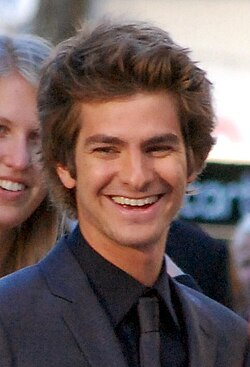
#> input picture temp_andrew.jpg, 250 x 367 px; its folder holds only this picture in this run
$ python -i screen_replay_analysis.py   (imports and definitions only)   (older library calls are emulated)
#> lines starting #> are read from the running program, lines starting #| are printed output that depends on the picture; after the words box and inside, x2 and y2 are one past the last pixel; in counts of white or black regions, pixels touching at a corner belong together
### backend/screen_frame_detection.py
"""
Full-frame cues for phone / monitor replay at selfie capture (POST /match only).
Does not run during liveness stream — avoids window-light false positives.
"""
from __future__ import annotations

import os
from typing import Tuple

import cv2
import numpy as np


def _f(name: str, default: float) -> float:
    try:
        return float(os.getenv(name, str(default)))
    except (TypeError, ValueError):
        return default


BEZEL_SIDE_FRAC = _f("MATCH_BEZEL_SIDE_FRAC", 0.075)
BEZEL_DARK_RATIO = _f("MATCH_BEZEL_DARK_RATIO", 0.72)
BEZEL_ABS_DARK = _f("MATCH_BEZEL_ABS_DARK", 88.0)


def detect_phone_frame_bezels(img_bgr: np.ndarray) -> float:
    """
    Score 0..1 when dark vertical bands (phone bezels) flank a brighter center — typical
    photo-of-phone composition. Ignores pure window glare (no symmetric side bands).
    """
    if img_bgr is None or img_bgr.size == 0:
        return 0.0
    h, w = img_bgr.shape[:2]
    if w < 80 or h < 80:
        return 0.0

    gray = cv2.cvtColor(img_bgr, cv2.COLOR_BGR2GRAY)
    mx = max(4, int(w * BEZEL_SIDE_FRAC))
    my = max(3, int(h * 0.04))

    left = gray[:, :mx]
    right = gray[:, w - mx :]
    center = gray[my : h - my, mx : w - mx]
    if center.size == 0:
        return 0.0

    left_m = float(np.mean(left))
    right_m = float(np.mean(right))
    center_m = float(np.mean(center))

    side_dark_rel = (
        left_m < center_m * BEZEL_DARK_RATIO and right_m < center_m * BEZEL_DARK_RATIO
    )
    side_dark_abs = left_m < BEZEL_ABS_DARK and right_m < BEZEL_ABS_DARK
    if not (side_dark_rel or side_dark_abs):
        return 0.0

    # Uniform dark bands (plastic bezel) vs noisy shadows
    left_std = float(np.std(left))
    right_std = float(np.std(right))
    uniform = left_std < 42.0 and right_std < 42.0

    contrast = max(0.0, (center_m - min(left_m, right_m)) / (center_m + 1e-6))
    score = 0.35
    if side_dark_rel:
        score += 0.25 * min(1.0, contrast / 0.35)
    if side_dark_abs:
        score += 0.20
    if uniform:
        score += 0.15
    if contrast > 0.45:
        score += 0.10

    return float(min(1.0, score))


def detect_fullframe_screen_border(img_bgr: np.ndarray) -> float:
    """
    Rectangular bright region inset in frame (monitor / phone screen area).
    """
    if img_bgr is None or img_bgr.size == 0:
        return 0.0
    h, w = img_bgr.shape[:2]
    gray = cv2.cvtColor(img_bgr, cv2.COLOR_BGR2GRAY)
    edges = cv2.Canny(gray, 40, 120)
    margin = int(min(h, w) * 0.04)
    border_band = np.zeros_like(edges)
    border_band[:margin, :] = 255
    border_band[h - margin :, :] = 255
    border_band[:, :margin] = 255
    border_band[:, w - margin :] = 255
    inner = edges[margin : h - margin, margin : w - margin]
    if inner.size == 0:
        return 0.0
    inner_density = float(np.mean(inner > 0))
    outer_density = float(np.mean((edges > 0) & (border_band > 0))) if np.any(border_band) else 0.0
    if inner_density < 0.02 or outer_density < 0.01:
        return 0.0
    ratio = inner_density / (outer_density + 1e-6)
    if ratio < 1.2:
        return 0.0
    return float(min(1.0, 0.25 + 0.35 * min(2.5, ratio - 1.0)))


def analyze_match_frame_context(img_bgr: np.ndarray) -> Tuple[float, float]:
    """Returns (bezel_score, screen_border_score) in 0..1."""
    b = detect_phone_frame_bezels(img_bgr)
    s = detect_fullframe_screen_border(img_bgr)
    return b, s

### backend/spoof_scoring.py
"""
Weighted multi-signal presentation-attack (PAD) scoring.

Reflection/glare never rejects alone: glare-related contributions are capped and
down-weighted when classified as natural skin / forehead highlights.
"""
from __future__ import annotations

import os
from typing import Any, Dict, List, Optional, Tuple

import cv2
import numpy as np

from device_filter import phones_in_devices, screen_physical_replay_cues

# Import image heuristics from face_detection after its module init (no cycle if face_detection
# only imports this lazily from compute_passive_liveness).
from face_detection import (
    detect_scanline_artifacts,
    detect_peak_saturation,
    detect_specular_highlights,
    check_emissive_uniformity,
    check_screen_edges,
    compute_color_diversity,
    get_face_roi,
    compute_rtc_compression_score,
    compute_sensor_authenticity,
    analyze_eye_reflections,
    detect_display_refresh_rate,
    normalize_for_pad_analysis,
    signal_subpixel_grid,
    signal_rgb_channel_lock,
    analyze_high_brightness_screen_attack,
)


# [53 lines left out: functions _f, _i, load_spoof_weights, load_thresholds, not called in this run]


DISPLAY_IMAGING_KEYS = (
    "moire",
    "high_brightness_screen",
    "pixel_grid",
    "texture_degraded",
    "screen_border",
    "flat_plane",
    "device_replay",
)

WEAK_GLARE_TRIGGERS = frozenset({"reflection", "rectangular_glare", "flicker"})


# [236 lines left out: functions count_display_imaging_signals, has_display_attack_corroboration, is_display_related_spoof_trigger, classify_reflection, rectangular_glare_strength, not called in this run]


def signal_moire(gray: np.ndarray) -> float:
    rows, cols = gray.shape
    if rows < 8 or cols < 8:
        return 0.0
    dft = np.fft.fft2(gray)
    dft_shift = np.fft.fftshift(dft)
    magnitude = 20 * np.log(np.abs(dft_shift) + 1)
    crow, ccol = rows // 2, cols // 2
    mask = np.ones((rows, cols), np.uint8)
    r = int(min(rows, cols) * 0.15)
    mask[crow - r : crow + r, ccol - r : ccol + r] = 0
    high_freq = magnitude * mask
    freq_score = float(np.mean(high_freq[high_freq > 0])) if np.any(high_freq > 0) else 0.0
    max_peak = float(np.max(high_freq)) if high_freq.size else 0.0
    peak_to_mean = max_peak / (freq_score + 1e-6)
    # Normalize to 0–1
    s = min(1.0, max(0.0, (peak_to_mean - 1.4) / 2.2))
    s = max(s, min(1.0, (freq_score / 120.0)))
    return float(s)


# [638 lines left out: functions signal_texture_degraded, signal_screen_border, signal_flicker, signal_bg_uniform_motion, signal_flat_plane, signal_perspective and 7 more, not called in this run]


def downsample_gray(img_bgr: np.ndarray, size: int = 64) -> np.ndarray:
    g = cv2.cvtColor(img_bgr, cv2.COLOR_BGR2GRAY)
    return cv2.resize(g, (size, size), interpolation=cv2.INTER_AREA)

### backend/screen_replay_analysis.py
"""
Full-frame digital screen / phone replay analysis for POST /match selfies.

Normalizes via PNG, samples a 3×3 grid at multiple scales, and fuses moiré, blur,
banding, bezel, and lighting-uniformity cues before a single replay verdict.
"""
from __future__ import annotations

import os
from typing import Any, Dict, List, Optional, Tuple

import cv2
import numpy as np

from screen_frame_detection import (
    analyze_match_frame_context,
    detect_fullframe_screen_border,
    detect_phone_frame_bezels,
)
from spoof_scoring import signal_moire


def _f(name: str, default: float) -> float:
    try:
        return float(os.getenv(name, str(default)))
    except (TypeError, ValueError):
        return default


MATCH_FULLFRAME_HARD_REJECT = _f("MATCH_FULLFRAME_HARD_REJECT", 0.58)
MATCH_FULLFRAME_SCREEN_REPLAY = _f("MATCH_FULLFRAME_SCREEN_REPLAY", 0.50)
MATCH_FULLFRAME_MIN_SIGNALS = int(_f("MATCH_FULLFRAME_MIN_SIGNALS", 2))

STRUCTURAL_FULLFRAME_SIGNALS = frozenset({
    "phone_bezel",
    "screen_border",
    "scanline_banding",
    "blur_plus_moire",
    "soft_face_on_screen",
})

# Visible phone/monitor frame — reliable replay cue; artifact signals alone false-positive on webcam.
PHYSICAL_FULLFRAME_SIGNALS = frozenset({
    "phone_bezel",
    "screen_border",
})

ARTIFACT_FULLFRAME_SIGNALS = frozenset({
    "scanline_banding",
    "blur_plus_moire",
    "soft_face_on_screen",
})

SOFT_FULLFRAME_SIGNALS = frozenset({
    "moire",
    "multi_region_moire",
    "flat_panel_lighting",
    "flat_regions",
})


def has_structural_fullframe_signals(signals) -> bool:
    return bool(set(signals or []) & STRUCTURAL_FULLFRAME_SIGNALS)


def has_physical_fullframe_signals(signals) -> bool:
    return bool(set(signals or []) & PHYSICAL_FULLFRAME_SIGNALS)


def has_artifact_fullframe_signals(signals) -> bool:
    return bool(set(signals or []) & ARTIFACT_FULLFRAME_SIGNALS)


def normalize_via_png(img_bgr: np.ndarray) -> np.ndarray:
    """Decode/encode PNG cycle — stabilizes compression artifacts for analysis."""
    if img_bgr is None or img_bgr.size == 0:
        return img_bgr
    ok, buf = cv2.imencode(".png", img_bgr)
    if not ok:
        return img_bgr
    arr = np.frombuffer(buf, dtype=np.uint8)
    decoded = cv2.imdecode(arr, cv2.IMREAD_COLOR)
    return decoded if decoded is not None else img_bgr


def _resize_max_side(img: np.ndarray, max_side: int) -> np.ndarray:
    h, w = img.shape[:2]
    if max(h, w) <= max_side:
        return img
    scale = max_side / float(max(h, w))
    return cv2.resize(
        img,
        (max(8, int(w * scale)), max(8, int(h * scale))),
        interpolation=cv2.INTER_AREA,
    )


def _laplacian_variance(gray: np.ndarray) -> float:
    if gray is None or gray.size == 0:
        return 0.0
    return float(cv2.Laplacian(gray, cv2.CV_64F).var())


def _horizontal_banding_score(gray: np.ndarray) -> float:
    """Periodic horizontal rows — LCD/OLED refresh on photographed screens."""
    if gray is None or gray.size == 0 or gray.shape[0] < 16:
        return 0.0
    small = cv2.resize(gray, (min(256, gray.shape[1]), min(128, gray.shape[0])))
    row_means = np.mean(small.astype(np.float32), axis=1)
    if row_means.size < 8:
        return 0.0
    d = np.diff(row_means)
    if d.size < 4:
        return 0.0
    spec = np.abs(np.fft.rfft(d))
    if spec.size < 3:
        return 0.0
    spec[0] = 0.0
    peak = float(np.max(spec))
    mean = float(np.mean(spec) + 1e-6)
    ratio = peak / mean
    return float(min(1.0, max(0.0, (ratio - 2.8) / 4.5)))


def _region_flat_light_score(gray: np.ndarray) -> float:
    """Emissive flat panels: very low local contrast + mid-high brightness."""
    if gray is None or gray.size == 0:
        return 0.0
    mean_b = float(np.mean(gray))
    std_b = float(np.std(gray))
    if std_b > 38.0:
        return 0.0
    flat = max(0.0, (32.0 - std_b) / 32.0)
    bright = min(1.0, max(0.0, (mean_b - 70.0) / 120.0))
    return float(min(1.0, flat * (0.45 + 0.55 * bright)))


def _analyze_patch(gray: np.ndarray) -> Dict[str, float]:
    if gray is None or gray.size == 0:
        return {"moire": 0.0, "blur_low": 0.0, "banding": 0.0, "flat_light": 0.0}
    lap = _laplacian_variance(gray)
    blur_low = float(min(1.0, max(0.0, (180.0 - lap) / 180.0)))
    return {
        "moire": signal_moire(gray),
        "blur_low": blur_low,
        "banding": _horizontal_banding_score(gray),
        "flat_light": _region_flat_light_score(gray),
    }


def _grid_region_scores(img_bgr: np.ndarray, rows: int = 3, cols: int = 3) -> List[Dict[str, float]]:
    h, w = img_bgr.shape[:2]
    out: List[Dict[str, float]] = []
    for ri in range(rows):
        for ci in range(cols):
            y1 = int(h * ri / rows)
            y2 = int(h * (ri + 1) / rows)
            x1 = int(w * ci / cols)
            x2 = int(w * (ci + 1) / cols)
            patch = img_bgr[y1:y2, x1:x2]
            if patch.size == 0:
                continue
            gray = cv2.cvtColor(patch, cv2.COLOR_BGR2GRAY)
            out.append(_analyze_patch(gray))
    return out


def _aggregate_regions(regions: List[Dict[str, float]]) -> Dict[str, float]:
    if not regions:
        return {"moire_max": 0.0, "moire_mean": 0.0, "blur_mean": 0.0, "banding_max": 0.0, "flat_mean": 0.0}
    moires = [r["moire"] for r in regions]
    blurs = [r["blur_low"] for r in regions]
    bands = [r["banding"] for r in regions]
    flats = [r["flat_light"] for r in regions]
    return {
        "moire_max": float(max(moires)),
        "moire_mean": float(np.mean(moires)),
        "blur_mean": float(np.mean(blurs)),
        "banding_max": float(max(bands)),
        "flat_mean": float(np.mean(flats)),
        "moire_regions_high": float(sum(1 for m in moires if m >= 0.26) / len(moires)),
        "banding_regions_high": float(sum(1 for b in bands if b >= 0.28) / len(bands)),
    }


def _lighting_uniformity(img_bgr: np.ndarray) -> float:
    """Screens: similar brightness across corners vs center (unlike natural room light)."""
    h, w = img_bgr.shape[:2]
    gray = cv2.cvtColor(img_bgr, cv2.COLOR_BGR2GRAY)
    means = []
    for (y1f, y2f, x1f, x2f) in (
        (0.0, 0.33, 0.0, 0.33),
        (0.0, 0.33, 0.67, 1.0),
        (0.67, 1.0, 0.0, 0.33),
        (0.67, 1.0, 0.67, 1.0),
        (0.33, 0.67, 0.33, 0.67),
    ):
        y1, y2 = int(h * y1f), int(h * y2f)
        x1, x2 = int(w * x1f), int(w * x2f)
        patch = gray[y1:y2, x1:x2]
        if patch.size:
            means.append(float(np.mean(patch)))
    if len(means) < 3:
        return 0.0
    spread = float(np.std(means))
    # Very uniform across quadrants → likely flat display
    if spread < 12.0:
        return float(min(1.0, (14.0 - spread) / 14.0))
    return 0.0


def analyze_fullframe_screen_replay(
    img_bgr: np.ndarray,
    *,
    face_bbox: Optional[Tuple[int, int, int, int]] = None,
) -> Dict[str, Any]:
    """
    Multi-angle full-frame screen replay analysis.
    Returns scores 0..1 and a fused replay_likelihood for match security.
    """
    empty: Dict[str, Any] = {
        "replay_likelihood": 0.0,
        "signal_count": 0,
        "signals": [],
        "bezel_score": 0.0,
        "screen_border_score": 0.0,
    }
    if img_bgr is None or img_bgr.size == 0:
        return empty

    normalized = normalize_via_png(img_bgr)
    work = _resize_max_side(normalized, 720)

    bezel, border = analyze_match_frame_context(work)
    scales: List[Dict[str, float]] = []
    for max_side in (720, 480, 320):
        scaled = _resize_max_side(normalized, max_side)
        regions = _grid_region_scores(scaled, 3, 3)
        agg = _aggregate_regions(regions)
        agg["scale"] = float(max_side)
        scales.append(agg)

    best = scales[0] if scales else {}
    for s in scales[1:]:
        for key in ("moire_max", "moire_mean", "banding_max", "blur_mean", "flat_mean"):
            best[key] = max(float(best.get(key, 0)), float(s.get(key, 0)))

    gray_full = cv2.cvtColor(work, cv2.COLOR_BGR2GRAY)
    global_moire = signal_moire(gray_full)
    global_banding = _horizontal_banding_score(gray_full)
    global_blur = float(min(1.0, max(0.0, (200.0 - _laplacian_variance(gray_full)) / 200.0)))
    light_uniform = _lighting_uniformity(work)

    face_blur = 0.0
    if face_bbox:
        fx, fy, fw, fh = face_bbox
        h, w = work.shape[:2]
        x1, y1 = max(0, fx), max(0, fy)
        x2, y2 = min(w, fx + fw), min(h, fy + fh)
        face_gray = gray_full[y1:y2, x1:x2]
        if face_gray.size > 0:
            face_lap = _laplacian_variance(face_gray)
            frame_lap = _laplacian_variance(gray_full) + 1e-6
            # Face softer than frame — common when face is on a phone screen in photo
            if face_lap < frame_lap * 0.72:
                face_blur = float(min(1.0, (frame_lap * 0.72 - face_lap) / (frame_lap * 0.5 + 1e-6)))

    signals: List[str] = []
    if global_moire >= 0.24 or float(best.get("moire_max", 0)) >= 0.28:
        signals.append("moire")
    if float(best.get("moire_regions_high", 0)) >= 0.44:
        signals.append("multi_region_moire")
    if global_banding >= 0.36 or float(best.get("banding_max", 0)) >= 0.40:
        signals.append("scanline_banding")
    if bezel >= 0.26:
        signals.append("phone_bezel")
    if border >= 0.24:
        signals.append("screen_border")
    if global_blur >= 0.45 and global_moire >= 0.28:
        signals.append("blur_plus_moire")
    if face_blur >= 0.48 and global_moire >= 0.26:
        signals.append("soft_face_on_screen")
    if light_uniform >= 0.42:
        signals.append("flat_panel_lighting")
    if float(best.get("flat_mean", 0)) >= 0.40:
        signals.append("flat_regions")

    replay_likelihood = (
        0.10 * max(global_moire, float(best.get("moire_max", 0)))
        + 0.08 * float(best.get("moire_mean", 0))
        + 0.14 * max(global_banding, float(best.get("banding_max", 0)))
        + 0.18 * bezel
        + 0.14 * border
        + 0.06 * global_blur
        + 0.12 * face_blur
        + 0.04 * light_uniform
    )
    struct_count = len(signals)
    if has_structural_fullframe_signals(signals):
        replay_likelihood += 0.08 * struct_count
    elif struct_count >= 2:
        replay_likelihood += 0.03 * (struct_count - 1)
    replay_likelihood = float(min(1.0, replay_likelihood))

    return {
        "replay_likelihood": replay_likelihood,
        "signal_count": len(signals),
        "signals": signals,
        "bezel_score": bezel,
        "screen_border_score": border,
        "global_moire": round(global_moire, 3),
        "global_banding": round(global_banding, 3),
        "global_blur": round(global_blur, 3),
        "face_blur": round(face_blur, 3),
        "light_uniformity": round(light_uniform, 3),
        "region_moire_max": round(float(best.get("moire_max", 0)), 3),
        "region_moire_mean": round(float(best.get("moire_mean", 0)), 3),
        "scales_analyzed": [int(s.get("scale", 0)) for s in scales],
    }


# [41 lines left out: function is_fullframe_screen_replay, not called in this run]

>>> import cv2
>>> picture = cv2.imread('../temp_andrew.jpg')
#> picture is the input picture: shape (367, 250, 3); mean B, G, R 91.3, 93.2, 111.6
>>> result = analyze_fullframe_screen_replay(picture)
#> in detect_phone_frame_bezels, `center = gray[my : h - my, mx : w - mx]`:
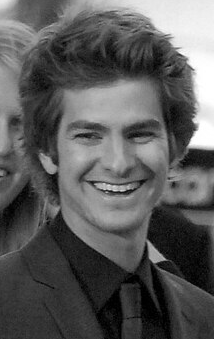
#> center: shape (339, 214); min 0, max 255, mean 90.8
#> in detect_phone_frame_bezels, `left_m = float(np.mean(left))`: left_m = 109.8
#> in detect_phone_frame_bezels, `right_m = float(np.mean(right))`: right_m = 158.5
#> in detect_phone_frame_bezels, `center_m = float(np.mean(center))`: center_m = 90.77
#> in detect_phone_frame_bezels, `side_dark_rel = ( left_m < center_m * BEZEL_DARK_RATIO and right_m < c..`: side_dark_rel = False
#> in analyze_match_frame_context, `b = detect_phone_frame_bezels(img_bgr)`: b = 0
#> in detect_fullframe_screen_border, `edges = cv2.Canny(gray, 40, 120)`:
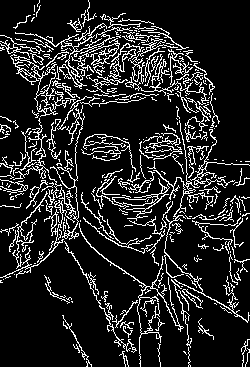
#> edges: shape (367, 250); 14.2% white in thin lines or dots
#> in detect_fullframe_screen_border, `inner = edges[margin : h - margin, margin : w - margin]`:
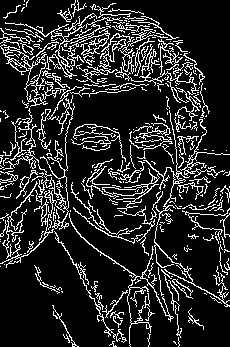
#> inner: shape (347, 230); 15.6% white in thin lines or dots
#> in detect_fullframe_screen_border, `inner_density = float(np.mean(inner > 0))`: inner_density = 0.156
#> in detect_fullframe_screen_border, `outer_density = float(np.mean((edges > 0) & (border_band > 0))) if np...`: outer_density = 0.00666
#> in detect_fullframe_screen_border, `outer_density = float(np.mean((edges > 0) & (border_band > 0))) if np...`:
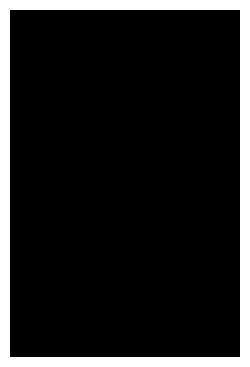
#> border_band: shape (367, 250); 13% white; 1 white region, box (x1, y1, x2, y2) and area: (0, 0, 250, 367) 11940
#> in analyze_match_frame_context, `s = detect_fullframe_screen_border(img_bgr)`: s = 0
#> the loop in analyze_fullframe_screen_replay, `for max_side in (720, 480, 320):` made 3 passes
#> (blurs in _aggregate_regions, bands in _aggregate_regions, flats in _aggregate_regions) on passes 1 to 3: ([0, 0, 0, 0, 0, 0, 0.0303, 0, 0], [0.123, 1, 0.225, 0.0934, 0.388, 0.643, 0, 0.487, 0.156], [0, 0, 0, 0, 0, 0, 0.258, 0.0101, 0]), ([0, 0, 0, 0, 0, 0, 0.0303, 0, 0], [0.123, 1, 0.225, 0.0934, 0.388, 0.643, 0, 0.487, 0.156], [0, 0, 0, 0, 0, 0, 0.258, 0.0101, 0]), ([0.242, 0, 0.0445, 0, 0, 0, 0.409, 0, 0], [0.222, 1, 0.336, 0.189, 0.366, 0.613, 0, 0.592, 0.215], [0, 0, 0, 0, 0, 0, 0.264, 0.0164, 0])
#> after the loop in analyze_fullframe_screen_replay, `for max_side in (720, 480, 320):`: scales = 3 items
#> in analyze_fullframe_screen_replay, `best = scales[0] if scales else {}`: best = {'moire_max': 0.997, 'moire_mean': 0.976, 'blur_mean': 0.00336, 'banding_max': 1, 'flat_mean': 0.0298, 'moire_regions_high': 1, 'banding_regions_high': 0.444, 'scale': 720}
#> the loop in analyze_fullframe_screen_replay, `for s in scales[1:]:` made 2 passes
#> after the loop in analyze_fullframe_screen_replay, `for s in scales[1:]:`: best = {'moire_max': 0.997, 'moire_mean': 0.976, 'blur_mean': 0.0772, 'banding_max': 1, 'flat_mean': 0.0312, 'moire_regions_high': 1, 'banding_regions_high': 0.444, 'scale': 720}
#> in signal_moire (call 28), `high_freq = magnitude * mask`:
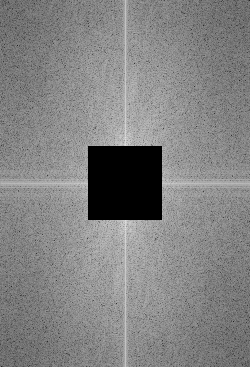
#> high_freq: shape (367, 250) float64; min 0, max 224.1, mean 130.4
#> in signal_moire (call 28), `freq_score = float(np.mean(high_freq[high_freq > 0])) if np.any(high_f..`: freq_score = 138.7
#> in signal_moire (call 28), `max_peak = float(np.max(high_freq)) if high_freq.size else 0.0`: max_peak = 224.1
#> in signal_moire (call 28), `peak_to_mean = max_peak / (freq_score + 1e-6)`: peak_to_mean = 1.62
#> in signal_moire (call 28), `s = min(1.0, max(0.0, (peak_to_mean - 1.4) / 2.2))`: s = 0.098
#> in signal_moire (call 28), `s = max(s, min(1.0, (freq_score / 120.0)))`: s = 1
#> in _horizontal_banding_score (call 28), `small = cv2.resize(gray, (min(256, gray.shape[1]), min(128, gray.shape..`:
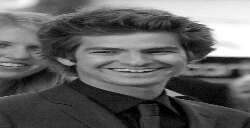
#> small: shape (128, 250); min 0, max 255, mean 98.3
#> in _horizontal_banding_score (call 28), `row_means = np.mean(small.astype(np.float32), axis=1)`: row_means = 128 values, max 189.5 at index 3, min 41.51 at index 115, mean 98.33
#> in _horizontal_banding_score (call 28), `d = np.diff(row_means)`: d = 127 values, max 17.88 at index 52, min -19.7 at index 56, mean -1.1
#> in _horizontal_banding_score (call 28), `spec = np.abs(np.fft.rfft(d))`: spec = 64 values, max 139.2 at index 0, min 5.34 at index 61, mean 48.14
#> in _horizontal_banding_score (call 28), `peak = float(np.max(spec))`: peak = 111.4
#> in _horizontal_banding_score (call 28), `mean = float(np.mean(spec) + 1e-6)`: mean = 45.97
#> in _horizontal_banding_score (call 28), `ratio = peak / mean`: ratio = 2.42
#> in analyze_fullframe_screen_replay, `global_banding = _horizontal_banding_score(gray_full)`: global_banding = 0
#> after the loop in _lighting_uniformity, `for (y1f, y2f, x1f, x2f) in (`:
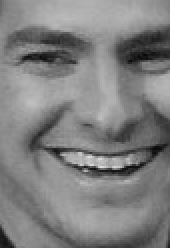
#> patch: shape (124, 85) (shown 2 times larger); min 8, max 222, mean 127.7
#> after the loop in _lighting_uniformity, `for (y1f, y2f, x1f, x2f) in (`: means = [115.2, 191.7, 54.56, 48.53, 127.7]
#> in _lighting_uniformity, `spread = float(np.std(means))`: spread = 52.59
#> in analyze_fullframe_screen_replay, `light_uniform = _lighting_uniformity(work)`: light_uniform = 0
#> in analyze_fullframe_screen_replay, `replay_likelihood = ( 0.10 * max(global_moire, float(best.get("moire_m..`: replay_likelihood = 0.318
#> in analyze_fullframe_screen_replay, `replay_likelihood += 0.08 * struct_count`: replay_likelihood = 0.558
#> result = 13 items
